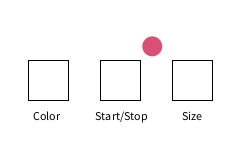
Frame 1 (no input)
Frame 60 (the mouse pressed at the canvas centre just before this capture): identical to frame 1, image omitted
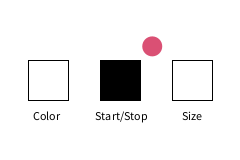
Frame 120 (the mouse held since frame 60 and released just before this capture)

The Processing sketch that drew these frames (run headless with seeded random() and noise(); from frame 60 on, the mouse is pressed at the canvas centre):

// Processing sketch: bouncing_ball_interface
// ── bouncing_ball_interface.pde
float xPos, yPos, xSpeed, ySpeed, circRad;
color col;
boolean going = false;

float colorBtnX, stopBtnX, sizeBtnX;
float buttonSize = 40;
boolean overColorBtn = false;
boolean overStopBtn = false;
boolean overSizeBtn = false;

void setup() {
  size(240, 160);
  // pixelDensity(2);

  circRad = 10;
  xPos = random(circRad, width - circRad);
  yPos = random(circRad, height - circRad);

  xSpeed = random(1, 4);
  ySpeed = random(1, 4);

  colorBtnX = width / 5;
  stopBtnX = width / 2;
  sizeBtnX = 4 * width / 5;

  col = color(random(255), random(255), random(255));
}

void mousePressed() {
  if (overColorBtn) {
    col = color(random(255), random(255), random(255));
  }

  if (overStopBtn) {
    going = !going;
  }

  if (overSizeBtn) {
    circRad = random(10, 50);
  }
}

void draw() {
  background(255);
  noStroke();

  if (going) {
    xPos += xSpeed;
    yPos += ySpeed;
  }

  if (xPos >= width - circRad || xPos < circRad) {
    xSpeed *= -1;
  }

  if (yPos >= height - circRad || yPos < circRad) {
    ySpeed *= -1;
  }

  /* Color Button */
  if (mouseX > colorBtnX - buttonSize / 2 && mouseX < colorBtnX + buttonSize / 2
    && mouseY > height / 2 - buttonSize / 2 && mouseY < height / 2 + buttonSize / 2) {
    overColorBtn = true;
    fill(0);
    square(colorBtnX, height / 2, buttonSize);
  } else {
    overColorBtn = false;
  }

  /* Stop/Start Button */
  if (mouseX > stopBtnX - buttonSize / 2 && mouseX < stopBtnX + buttonSize / 2
    && mouseY > height / 2 - buttonSize / 2 && mouseY < height / 2 + buttonSize / 2) {
    overStopBtn = true;
    fill(0);
    square(stopBtnX, height / 2, buttonSize);
  } else {
    overStopBtn = false;
  }

  /* Size Button */
  if (mouseX > sizeBtnX - buttonSize / 2 && mouseX < sizeBtnX + buttonSize / 2
    && mouseY > height / 2 - buttonSize / 2 && mouseY < height / 2 + buttonSize / 2) {
    overSizeBtn = true;
    fill(0);
    square(sizeBtnX, height / 2, buttonSize);
  } else {
    overSizeBtn = false;
  }

  rectMode(CENTER);
  noFill();
  stroke(0);
  // Buttons
  square(colorBtnX, height / 2, buttonSize);
  square(stopBtnX, height / 2, buttonSize);
  square(sizeBtnX, height / 2, buttonSize);

  // Button labels
  fill(0);
  text("Color", colorBtnX - 15, height / 2 + 40);
  text("Start/Stop", stopBtnX - 25, height / 2 + 40);
  text("Size", sizeBtnX - 10, height / 2 + 40);

  noStroke();
  fill(col);
  circle(xPos, yPos, circRad * 2);
}
